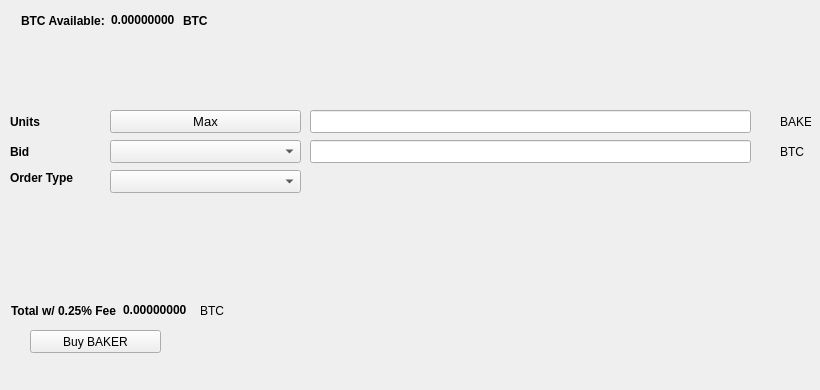
   <widget class="QWidget" name="BuyTab">
    <attribute name="title">
     <string>Buy</string>
    </attribute>
    <widget class="QPushButton" name="BuyBAKER">
     <property name="geometry">
      <rect>
       <x>30</x>
       <y>330</y>
       <width>131</width>
       <height>23</height>
      </rect>
     </property>
     <property name="text">
      <string>Buy BAKER</string>
     </property>
     <property name="icon">
      <iconset resource="../baker.qrc">
       <normaloff>:/icons/bitcoin</normaloff>:/icons/bitcoin</iconset>
     </property>
    </widget>
    <widget class="QLabel" name="label_3">
     <property name="geometry">
      <rect>
       <x>10</x>
       <y>110</y>
       <width>46</width>
       <height>23</height>
      </rect>
     </property>
     <property name="font">
      <font>
       <weight>75</weight>
       <bold>true</bold>
      </font>
     </property>
     <property name="text">
      <string>Units</string>
     </property>
    </widget>
    <widget class="QLineEdit" name="UnitsInput">
     <property name="geometry">
      <rect>
       <x>310</x>
       <y>110</y>
       <width>441</width>
       <height>23</height>
      </rect>
     </property>
     <property name="font">
      <font>
       <pointsize>9</pointsize>
       <weight>75</weight>
       <bold>true</bold>
      </font>
     </property>
    </widget>
    <widget class="QLineEdit" name="BuyBidPriceEdit">
     <property name="geometry">
      <rect>
       <x>310</x>
       <y>140</y>
       <width>441</width>
       <height>23</height>
      </rect>
     </property>
     <property name="font">
      <font>
       <pointsize>9</pointsize>
       <weight>75</weight>
       <bold>true</bold>
      </font>
     </property>
    </widget>
    <widget class="QLabel" name="label_4">
     <property name="geometry">
      <rect>
       <x>780</x>
       <y>110</y>
       <width>31</width>
       <height>23</height>
      </rect>
     </property>
     <property name="text">
      <string>BAKER</string>
     </property>
    </widget>
    <widget class="QLabel" name="label_5">
     <property name="geometry">
      <rect>
       <x>780</x>
       <y>140</y>
       <width>31</width>
       <height>23</height>
      </rect>
     </property>
     <property name="text">
      <string>BTC</string>
     </property>
    </widget>
    <widget class="QLabel" name="label_6">
     <property name="geometry">
      <rect>
       <x>10</x>
       <y>140</y>
       <width>46</width>
       <height>23</height>
      </rect>
     </property>
     <property name="font">
      <font>
       <weight>75</weight>
       <bold>true</bold>
      </font>
     </property>
     <property name="text">
      <string>Bid</string>
     </property>
    </widget>
    <widget class="QLabel" name="label_7">
     <property name="geometry">
      <rect>
       <x>10</x>
       <y>170</y>
       <width>91</width>
       <height>16</height>
      </rect>
     </property>
     <property name="font">
      <font>
       <weight>75</weight>
       <bold>true</bold>
      </font>
     </property>
     <property name="text">
      <string>Order Type</string>
     </property>
    </widget>
    <widget class="QPushButton" name="Buy_Max_Amount">
     <property name="geometry">
      <rect>
       <x>110</x>
       <y>110</y>
       <width>191</width>
       <height>23</height>
      </rect>
     </property>
     <property name="font">
      <font>
       <pointsize>10</pointsize>
      </font>
     </property>
     <property name="text">
      <string>Max</string>
     </property>
    </widget>
    <widget class="QComboBox" name="BuyBidcomboBox">
     <property name="geometry">
      <rect>
       <x>110</x>
       <y>140</y>
       <width>191</width>
       <height>23</height>
      </rect>
     </property>
     <property name="font">
      <font>
       <pointsize>10</pointsize>
      </font>
     </property>
    </widget>
    <widget class="QComboBox" name="buyOrdertypeCombo">
     <property name="geometry">
      <rect>
       <x>110</x>
       <y>170</y>
       <width>191</width>
       <height>23</height>
      </rect>
     </property>
     <property name="font">
      <font>
       <pointsize>10</pointsize>
      </font>
     </property>
    </widget>
    <widget class="QWidget" name="layoutWidget1">
     <property name="geometry">
      <rect>
       <x>21</x>
       <y>11</y>
       <width>227</width>
       <height>19</height>
      </rect>
     </property>
     <layout class="QHBoxLayout" name="horizontalLayout_3">
      <item>
       <widget class="QLabel" name="label232">
        <property name="font">
         <font>
          <weight>75</weight>
          <bold>true</bold>
         </font>
        </property>
        <property name="text">
         <string>BTC Available:</string>
        </property>
       </widget>
      </item>
      <item>
       <widget class="QLabel" name="BtcAvailableLbl">
        <property name="palette">
         <palette>
          <active>
           <colorrole role="WindowText">
            <brush brushstyle="SolidPattern">
             <color alpha="255">
              <red>0</red>
              <green>0</green>
              <blue>0</blue>
             </color>
            </brush>
           </colorrole>
           <colorrole role="Button">
            <brush brushstyle="SolidPattern">
             <color alpha="255">
              <red>0</red>
              <green>170</green>
              <blue>0</blue>
             </color>
            </brush>
           </colorrole>
           <colorrole role="Light">
            <brush brushstyle="SolidPattern">
             <color alpha="255">
              <red>0</red>
              <green>255</green>
              <blue>0</blue>
             </color>
            </brush>
           </colorrole>
           <colorrole role="Midlight">
            <brush brushstyle="SolidPattern">
             <color alpha="255">
              <red>0</red>
              <green>212</green>
              <blue>0</blue>
             </color>
            </brush>
           </colorrole>
           <colorrole role="Dark">
            <brush brushstyle="SolidPattern">
             <color alpha="255">
              <red>0</red>
              <green>85</green>
              <blue>0</blue>
             </color>
            </brush>
           </colorrole>
           <colorrole role="Mid">
            <brush brushstyle="SolidPattern">
             <color alpha="255">
              <red>0</red>
              <green>113</green>
              <blue>0</blue>
             </color>
            </brush>
           </colorrole>
           <colorrole role="Text">
            <brush brushstyle="SolidPattern">
             <color alpha="255">
              <red>0</red>
              <green>170</green>
              <blue>0</blue>
             </color>
            </brush>
           </colorrole>
           <colorrole role="BrightText">
            <brush brushstyle="SolidPattern">
             <color alpha="255">
              <red>255</red>
              <green>255</green>
              <blue>255</blue>
             </color>
            </brush>
           </colorrole>
           <colorrole role="ButtonText">
            <brush brushstyle="SolidPattern">
             <color alpha="255">
              <red>0</red>
              <green>0</green>
              <blue>0</blue>
             </color>
            </brush>
           </colorrole>
           <colorrole role="Base">
            <brush brushstyle="SolidPattern">
             <color alpha="255">
              <red>255</red>
              <green>255</green>
              <blue>255</blue>
             </color>
            </brush>
           </colorrole>
           <colorrole role="Window">
            <brush brushstyle="SolidPattern">
             <color alpha="255">
              <red>0</red>
              <green>170</green>
              <blue>0</blue>
             </color>
            </brush>
           </colorrole>
           <colorrole role="Shadow">
            <brush brushstyle="SolidPattern">
             <color alpha="255">
              <red>0</red>
              <green>0</green>
              <blue>0</blue>
             </color>
            </brush>
           </colorrole>
           <colorrole role="AlternateBase">
            <brush brushstyle="SolidPattern">
             <color alpha="255">
              <red>127</red>
              <green>212</green>
              <blue>127</blue>
             </color>
            </brush>
           </colorrole>
           <colorrole role="ToolTipBase">
            <brush brushstyle="SolidPattern">
             <color alpha="255">
              <red>255</red>
              <green>255</green>
              <blue>220</blue>
             </color>
            </brush>
           </colorrole>
           <colorrole role="ToolTipText">
            <brush brushstyle="SolidPattern">
             <color alpha="255">
              <red>0</red>
              <green>0</green>
              <blue>0</blue>
             </color>
            </brush>
           </colorrole>
          </active>
          <inactive>
           <colorrole role="WindowText">
            <brush brushstyle="SolidPattern">
             <color alpha="255">
              <red>0</red>
              <green>0</green>
              <blue>0</blue>
             </color>
            </brush>
           </colorrole>
           <colorrole role="Button">
            <brush brushstyle="SolidPattern">
             <color alpha="255">
              <red>0</red>
              <green>170</green>
              <blue>0</blue>
             </color>
            </brush>
           </colorrole>
           <colorrole role="Light">
            <brush brushstyle="SolidPattern">
             <color alpha="255">
              <red>0</red>
              <green>255</green>
              <blue>0</blue>
             </color>
            </brush>
           </colorrole>
           <colorrole role="Midlight">
            <brush brushstyle="SolidPattern">
             <color alpha="255">
              <red>0</red>
              <green>212</green>
              <blue>0</blue>
             </color>
            </brush>
           </colorrole>
           <colorrole role="Dark">
            <brush brushstyle="SolidPattern">
             <color alpha="255">
              <red>0</red>
              <green>85</green>
              <blue>0</blue>
             </color>
            </brush>
           </colorrole>
           <colorrole role="Mid">
            <brush brushstyle="SolidPattern">
             <color alpha="255">
              <red>0</red>
              <green>113</green>
              <blue>0</blue>
             </color>
            </brush>
           </colorrole>
           <colorrole role="Text">
            <brush brushstyle="SolidPattern">
             <color alpha="255">
              <red>0</red>
              <green>170</green>
              <blue>0</blue>
             </color>
            </brush>
           </colorrole>
           <colorrole role="BrightText">
            <brush brushstyle="SolidPattern">
             <color alpha="255">
              <red>255</red>
              <green>255</green>
              <blue>255</blue>
             </color>
            </brush>
           </colorrole>
           <colorrole role="ButtonText">
            <brush brushstyle="SolidPattern">
             <color alpha="255">
              <red>0</red>
              <green>0</green>
              <blue>0</blue>
             </color>
            </brush>
           </colorrole>
           <colorrole role="Base">
            <brush brushstyle="SolidPattern">
             <color alpha="255">
              <red>255</red>
              <green>255</green>
              <blue>255</blue>
             </color>
            </brush>
           </colorrole>
           <colorrole role="Window">
            <brush brushstyle="SolidPattern">
             <color alpha="255">
              <red>0</red>
              <green>170</green>
              <blue>0</blue>
             </color>
            </brush>
           </colorrole>
           <colorrole role="Shadow">
            <brush brushstyle="SolidPattern">
             <color alpha="255">
              <red>0</red>
              <green>0</green>
              <blue>0</blue>
             </color>
            </brush>
           </colorrole>
           <colorrole role="AlternateBase">
            <brush brushstyle="SolidPattern">
             <color alpha="255">
              <red>127</red>
              <green>212</green>
              <blue>127</blue>
             </color>
            </brush>
           </colorrole>
           <colorrole role="ToolTipBase">
            <brush brushstyle="SolidPattern">
             <color alpha="255">
              <red>255</red>
              <green>255</green>
              <blue>220</blue>
             </color>
            </brush>
           </colorrole>
           <colorrole role="ToolTipText">
            <brush brushstyle="SolidPattern">
             <color alpha="255">
              <red>0</red>
              <green>0</green>
              <blue>0</blue>
             </color>
            </brush>
           </colorrole>
          </inactive>
          <disabled>
           <colorrole role="WindowText">
            <brush brushstyle="SolidPattern">
             <color alpha="255">
              <red>0</red>
              <green>85</green>
              <blue>0</blue>
             </color>
            </brush>
           </colorrole>
           <colorrole role="Button">
            <brush brushstyle="SolidPattern">
             <color alpha="255">
              <red>0</red>
              <green>170</green>
              <blue>0</blue>
             </color>
            </brush>
           </colorrole>
           <colorrole role="Light">
            <brush brushstyle="SolidPattern">
             <color alpha="255">
              <red>0</red>
              <green>255</green>
              <blue>0</blue>
             </color>
            </brush>
           </colorrole>
           <colorrole role="Midlight">
            <brush brushstyle="SolidPattern">
             <color alpha="255">
              <red>0</red>
              <green>212</green>
              <blue>0</blue>
             </color>
            </brush>
           </colorrole>
           <colorrole role="Dark">
            <brush brushstyle="SolidPattern">
             <color alpha="255">
              <red>0</red>
              <green>85</green>
              <blue>0</blue>
             </color>
            </brush>
           </colorrole>
           <colorrole role="Mid">
            <brush brushstyle="SolidPattern">
             <color alpha="255">
              <red>0</red>
              <green>113</green>
              <blue>0</blue>
             </color>
            </brush>
           </colorrole>
           <colorrole role="Text">
            <brush brushstyle="SolidPattern">
             <color alpha="255">
              <red>0</red>
              <green>85</green>
              <blue>0</blue>
             </color>
            </brush>
           </colorrole>
           <colorrole role="BrightText">
            <brush brushstyle="SolidPattern">
             <color alpha="255">
              <red>255</red>
              <green>255</green>
              <blue>255</blue>
             </color>
            </brush>
           </colorrole>
           <colorrole role="ButtonText">
            <brush brushstyle="SolidPattern">
             <color alpha="255">
              <red>0</red>
              <green>85</green>
              <blue>0</blue>
             </color>
            </brush>
           </colorrole>
           <colorrole role="Base">
            <brush brushstyle="SolidPattern">
             <color alpha="255">
              <red>0</red>
              <green>170</green>
              <blue>0</blue>
             </color>
            </brush>
           </colorrole>
           <colorrole role="Window">
            <brush brushstyle="SolidPattern">
             <color alpha="255">
              <red>0</red>
              <green>170</green>
              <blue>0</blue>
             </color>
            </brush>
           </colorrole>
           <colorrole role="Shadow">
            <brush brushstyle="SolidPattern">
             <color alpha="255">
              <red>0</red>
              <green>0</green>
              <blue>0</blue>
             </color>
            </brush>
           </colorrole>
           <colorrole role="AlternateBase">
            <brush brushstyle="SolidPattern">
             <color alpha="255">
              <red>0</red>
              <green>170</green>
              <blue>0</blue>
             </color>
            </brush>
           </colorrole>
           <colorrole role="ToolTipBase">
            <brush brushstyle="SolidPattern">
             <color alpha="255">
              <red>255</red>
              <green>255</green>
              <blue>220</blue>
             </color>
            </brush>
           </colorrole>
           <colorrole role="ToolTipText">
            <brush brushstyle="SolidPattern">
             <color alpha="255">
              <red>0</red>
              <green>0</green>
              <blue>0</blue>
             </color>
            </brush>
           </colorrole>
          </disabled>
         </palette>
        </property>
        <property name="font">
         <font>
          <weight>75</weight>
          <bold>true</bold>
         </font>
        </property>
        <property name="text">
         <string>0.00000000</string>
        </property>
        <property name="textInteractionFlags">
         <set>Qt::LinksAccessibleByMouse|Qt::TextSelectableByKeyboard|Qt::TextSelectableByMouse</set>
        </property>
       </widget>
      </item>
      <item>
       <widget class="QLabel" name="BtcAvailableLbl_2">
        <property name="font">
         <font>
          <weight>75</weight>
          <bold>true</bold>
         </font>
        </property>
        <property name="text">
         <string>BTC</string>
        </property>
       </widget>
      </item>
     </layout>
    </widget>
    <widget class="QWidget" name="layoutWidge2">
     <property name="geometry">
      <rect>
       <x>11</x>
       <y>301</y>
       <width>259</width>
       <height>19</height>
      </rect>
     </property>
     <layout class="QHBoxLayout" name="horizontalLayout_4">
      <item>
       <widget class="QLabel" name="label_9">
        <property name="font">
         <font>
          <weight>75</weight>
          <bold>true</bold>
         </font>
        </property>
        <property name="text">
         <string>Total w/ 0.25% Fee</string>
        </property>
       </widget>
      </item>
      <item>
       <widget class="QLabel" name="BuyCostLabel">
        <property name="palette">
         <palette>
          <active>
           <colorrole role="WindowText">
            <brush brushstyle="SolidPattern">
             <color alpha="255">
              <red>0</red>
              <green>0</green>
              <blue>0</blue>
             </color>
            </brush>
           </colorrole>
           <colorrole role="Button">
            <brush brushstyle="SolidPattern">
             <color alpha="255">
              <red>0</red>
              <green>170</green>
              <blue>0</blue>
             </color>
            </brush>
           </colorrole>
           <colorrole role="Light">
            <brush brushstyle="SolidPattern">
             <color alpha="255">
              <red>0</red>
              <green>255</green>
              <blue>0</blue>
             </color>
            </brush>
           </colorrole>
           <colorrole role="Midlight">
            <brush brushstyle="SolidPattern">
             <color alpha="255">
              <red>0</red>
              <green>212</green>
              <blue>0</blue>
             </color>
            </brush>
           </colorrole>
           <colorrole role="Dark">
            <brush brushstyle="SolidPattern">
             <color alpha="255">
              <red>0</red>
              <green>85</green>
              <blue>0</blue>
             </color>
            </brush>
           </colorrole>
           <colorrole role="Mid">
            <brush brushstyle="SolidPattern">
             <color alpha="255">
              <red>0</red>
              <green>113</green>
              <blue>0</blue>
             </color>
            </brush>
           </colorrole>
           <colorrole role="Text">
            <brush brushstyle="SolidPattern">
             <color alpha="255">
              <red>0</red>
              <green>170</green>
              <blue>0</blue>
             </color>
            </brush>
           </colorrole>
           <colorrole role="BrightText">
            <brush brushstyle="SolidPattern">
             <color alpha="255">
              <red>255</red>
              <green>255</green>
              <blue>255</blue>
             </color>
            </brush>
           </colorrole>
           <colorrole role="ButtonText">
            <brush brushstyle="SolidPattern">
             <color alpha="255">
              <red>0</red>
              <green>0</green>
              <blue>0</blue>
             </color>
            </brush>
           </colorrole>
           <colorrole role="Base">
            <brush brushstyle="SolidPattern">
             <color alpha="255">
              <red>255</red>
              <green>255</green>
              <blue>255</blue>
             </color>
            </brush>
           </colorrole>
           <colorrole role="Window">
            <brush brushstyle="SolidPattern">
             <color alpha="255">
              <red>0</red>
              <green>170</green>
              <blue>0</blue>
             </color>
            </brush>
           </colorrole>
           <colorrole role="Shadow">
            <brush brushstyle="SolidPattern">
             <color alpha="255">
              <red>0</red>
              <green>0</green>
              <blue>0</blue>
             </color>
            </brush>
           </colorrole>
           <colorrole role="AlternateBase">
            <brush brushstyle="SolidPattern">
             <color alpha="255">
              <red>127</red>
              <green>212</green>
              <blue>127</blue>
             </color>
            </brush>
           </colorrole>
           <colorrole role="ToolTipBase">
            <brush brushstyle="SolidPattern">
             <color alpha="255">
              <red>255</red>
              <green>255</green>
              <blue>220</blue>
             </color>
            </brush>
           </colorrole>
           <colorrole role="ToolTipText">
            <brush brushstyle="SolidPattern">
             <color alpha="255">
              <red>0</red>
              <green>0</green>
              <blue>0</blue>
             </color>
            </brush>
           </colorrole>
          </active>
          <inactive>
           <colorrole role="WindowText">
            <brush brushstyle="SolidPattern">
             <color alpha="255">
              <red>0</red>
              <green>0</green>
              <blue>0</blue>
             </color>
            </brush>
           </colorrole>
           <colorrole role="Button">
            <brush brushstyle="SolidPattern">
             <color alpha="255">
              <red>0</red>
              <green>170</green>
              <blue>0</blue>
             </color>
            </brush>
           </colorrole>
           <colorrole role="Light">
            <brush brushstyle="SolidPattern">
             <color alpha="255">
              <red>0</red>
              <green>255</green>
              <blue>0</blue>
             </color>
            </brush>
           </colorrole>
           <colorrole role="Midlight">
            <brush brushstyle="SolidPattern">
             <color alpha="255">
              <red>0</red>
              <green>212</green>
              <blue>0</blue>
             </color>
            </brush>
           </colorrole>
           <colorrole role="Dark">
            <brush brushstyle="SolidPattern">
             <color alpha="255">
              <red>0</red>
              <green>85</green>
              <blue>0</blue>
             </color>
            </brush>
           </colorrole>
           <colorrole role="Mid">
            <brush brushstyle="SolidPattern">
             <color alpha="255">
              <red>0</red>
              <green>113</green>
              <blue>0</blue>
             </color>
            </brush>
           </colorrole>
           <colorrole role="Text">
            <brush brushstyle="SolidPattern">
             <color alpha="255">
              <red>0</red>
              <green>170</green>
              <blue>0</blue>
             </color>
            </brush>
           </colorrole>
           <colorrole role="BrightText">
            <brush brushstyle="SolidPattern">
             <color alpha="255">
              <red>255</red>
              <green>255</green>
              <blue>255</blue>
             </color>
            </brush>
           </colorrole>
           <colorrole role="ButtonText">
            <brush brushstyle="SolidPattern">
             <color alpha="255">
              <red>0</red>
              <green>0</green>
              <blue>0</blue>
             </color>
            </brush>
           </colorrole>
           <colorrole role="Base">
            <brush brushstyle="SolidPattern">
             <color alpha="255">
              <red>255</red>
              <green>255</green>
              <blue>255</blue>
             </color>
            </brush>
           </colorrole>
           <colorrole role="Window">
            <brush brushstyle="SolidPattern">
             <color alpha="255">
              <red>0</red>
              <green>170</green>
              <blue>0</blue>
             </color>
            </brush>
           </colorrole>
           <colorrole role="Shadow">
            <brush brushstyle="SolidPattern">
             <color alpha="255">
              <red>0</red>
              <green>0</green>
              <blue>0</blue>
             </color>
            </brush>
           </colorrole>
           <colorrole role="AlternateBase">
            <brush brushstyle="SolidPattern">
             <color alpha="255">
              <red>127</red>
              <green>212</green>
              <blue>127</blue>
             </color>
            </brush>
           </colorrole>
           <colorrole role="ToolTipBase">
            <brush brushstyle="SolidPattern">
             <color alpha="255">
              <red>255</red>
              <green>255</green>
              <blue>220</blue>
             </color>
            </brush>
           </colorrole>
           <colorrole role="ToolTipText">
            <brush brushstyle="SolidPattern">
             <color alpha="255">
              <red>0</red>
              <green>0</green>
              <blue>0</blue>
             </color>
            </brush>
           </colorrole>
          </inactive>
          <disabled>
           <colorrole role="WindowText">
            <brush brushstyle="SolidPattern">
             <color alpha="255">
              <red>0</red>
              <green>85</green>
              <blue>0</blue>
             </color>
            </brush>
           </colorrole>
           <colorrole role="Button">
            <brush brushstyle="SolidPattern">
             <color alpha="255">
              <red>0</red>
              <green>170</green>
              <blue>0</blue>
             </color>
            </brush>
           </colorrole>
           <colorrole role="Light">
            <brush brushstyle="SolidPattern">
             <color alpha="255">
              <red>0</red>
              <green>255</green>
              <blue>0</blue>
             </color>
            </brush>
           </colorrole>
           <colorrole role="Midlight">
            <brush brushstyle="SolidPattern">
             <color alpha="255">
              <red>0</red>
              <green>212</green>
              <blue>0</blue>
             </color>
            </brush>
           </colorrole>
           <colorrole role="Dark">
            <brush brushstyle="SolidPattern">
             <color alpha="255">
              <red>0</red>
              <green>85</green>
              <blue>0</blue>
             </color>
            </brush>
           </colorrole>
           <colorrole role="Mid">
            <brush brushstyle="SolidPattern">
             <color alpha="255">
              <red>0</red>
              <green>113</green>
              <blue>0</blue>
             </color>
            </brush>
           </colorrole>
           <colorrole role="Text">
            <brush brushstyle="SolidPattern">
             <color alpha="255">
              <red>0</red>
              <green>85</green>
              <blue>0</blue>
             </color>
            </brush>
           </colorrole>
           <colorrole role="BrightText">
            <brush brushstyle="SolidPattern">
             <color alpha="255">
              <red>255</red>
              <green>255</green>
              <blue>255</blue>
             </color>
            </brush>
           </colorrole>
           <colorrole role="ButtonText">
            <brush brushstyle="SolidPattern">
             <color alpha="255">
              <red>0</red>
              <green>85</green>
              <blue>0</blue>
             </color>
            </brush>
           </colorrole>
           <colorrole role="Base">
            <brush brushstyle="SolidPattern">
             <color alpha="255">
              <red>0</red>
              <green>170</green>
              <blue>0</blue>
             </color>
            </brush>
           </colorrole>
           <colorrole role="Window">
            <brush brushstyle="SolidPattern">
             <color alpha="255">
              <red>0</red>
              <green>170</green>
              <blue>0</blue>
             </color>
            </brush>
           </colorrole>
           <colorrole role="Shadow">
            <brush brushstyle="SolidPattern">
             <color alpha="255">
              <red>0</red>
              <green>0</green>
              <blue>0</blue>
             </color>
            </brush>
           </colorrole>
           <colorrole role="AlternateBase">
            <brush brushstyle="SolidPattern">
             <color alpha="255">
              <red>0</red>
              <green>170</green>
              <blue>0</blue>
             </color>
            </brush>
           </colorrole>
           <colorrole role="ToolTipBase">
            <brush brushstyle="SolidPattern">
             <color alpha="255">
              <red>255</red>
              <green>255</green>
              <blue>220</blue>
             </color>
            </brush>
           </colorrole>
           <colorrole role="ToolTipText">
            <brush brushstyle="SolidPattern">
             <color alpha="255">
              <red>0</red>
              <green>0</green>
              <blue>0</blue>
             </color>
            </brush>
           </colorrole>
          </disabled>
         </palette>
        </property>
        <property name="font">
         <font>
          <weight>75</weight>
          <bold>true</bold>
         </font>
        </property>
        <property name="autoFillBackground">
         <bool>false</bool>
        </property>
        <property name="text">
         <string>0.00000000</string>
        </property>
        <property name="textInteractionFlags">
         <set>Qt::LinksAccessibleByMouse|Qt::TextSelectableByMouse</set>
        </property>
       </widget>
      </item>
      <item>
       <widget class="QLabel" name="label_10">
        <property name="font">
         <font>
          <weight>50</weight>
          <bold>false</bold>
         </font>
        </property>
        <property name="text">
         <string>BTC</string>
        </property>
       </widget>
      </item>
     </layout>
    </widget>
    <widget class="QLabel" name="label_24">
     <property name="geometry">
      <rect>
       <x>460</x>
       <y>300</y>
       <width>281</width>
       <height>81</height>
      </rect>
     </property>
     <property name="text">
      <string/>
     </property>
     <property name="pixmap">
      <pixmap>:/images/bittrex</pixmap>
     </property>
    </widget>
   </widget>
